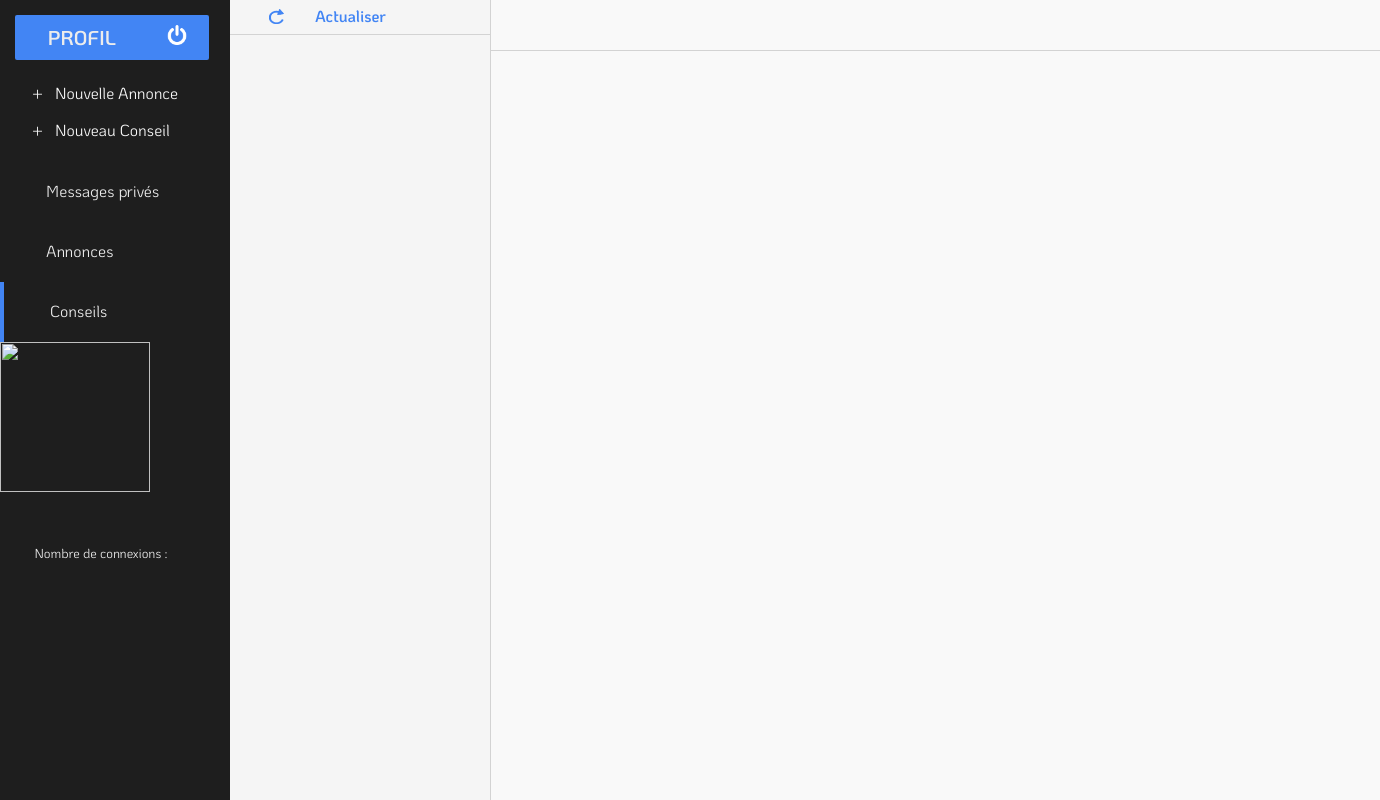
Before: /Serveur/web/force/demandes.php?e=conseil&m=none with the older database file.
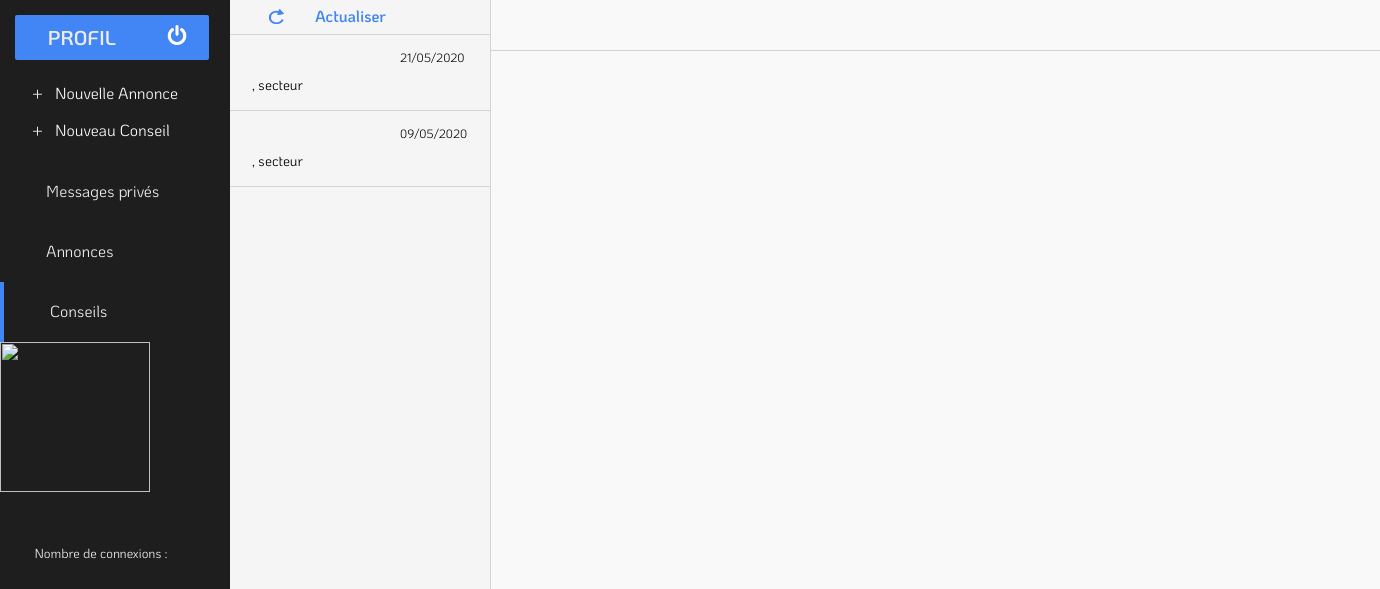
After: the same page with the newer database file.
### tables this page shows
CREATE TABLE `Conseil` (
  `idConseil` int(255) UNSIGNED NOT NULL,
  `objet` varchar(255) NOT NULL,
  `texte` text NOT NULL,
  `created_at` datetime NOT NULL DEFAULT CURRENT_TIMESTAMP,
  `updated_at` datetime NOT NULL DEFAULT CURRENT_TIMESTAMP ON UPDATE CURRENT_TIMESTAMP,
  `ouvert` tinyint(1) NOT NULL DEFAULT '0'
);

### Serveur/web/force/conseil.php (called while the page is built)
<?php include("../script/chargerInfos.php");?>
<?php include("../script/afficherInfos.php"); ?>

### Serveur/web/script/chargerInfos.php (called while the page is built, shortened)
<?php
if ($_SESSION['chambre'] == 'CCI' or $_SESSION['chambre'] == 'CA' or $_SESSION['chambre'] == 'CMA') {
    $categorie = array(
        'EN_COURS',
        'VALIDE',
        'REFUSE'
    );
    foreach ($categorie as $cat) {
        $_SESSION[$cat] = null;
        $requete = $bdd->prepare('SELECT * FROM Utilisateur WHERE demande = ? AND chambre = ? ORDER BY created_at DESC');
        $requete->execute(array(
            $cat,
            $_SESSION['chambre']
        ));
        while ($resultat = $requete->fetch()) {
            $_SESSION[$cat][] = $resultat;
        }
    }
}
else {
    $categorie = array(
        'ANNONCE',
        'CONSEIL',
    );
    foreach ($categorie as $cat) {
        switch ($cat) {
            case 'ANNONCE':
                $requete = $bdd->query('SELECT * FROM `Annonce` ORDER BY created_at DESC');
            break;
            case 'CONSEIL':
                $requete = $bdd->query('SELECT * FROM Conseil ORDER BY created_at DESC');
            break;
        }
    }
}
?>

### Serveur/web/chambre/page/listeOngletsChambre.php (the view)
<?php
if (!empty($_SESSION[$onglet])) {
    $nb = 0;
    if (isset($_SESSION[$onglet]))
        $nb = count($_SESSION[$onglet]);
    for ($i = 0; $i < $nb; $i++) {
        $affiche               = $_SESSION[$onglet][$i];
        $msgOuvert             = $_SESSION[$onglet][$i]['ouvert'];
        $dateSQL               = substr($affiche['created_at'], 0, 10);
        $reverseDate           = implode('/', array_reverse(explode('-', $dateSQL)));
        $date                  = "<time id='date-reception'>" . $reverseDate . "</time>";
        $nomPrenom             = $affiche['nomUtilisateur'] . ' ' . $affiche['prenomUtilisateur'];
        $onglet_affiche        = $date . '<h9>' . trunc($nomPrenom, 15) . '</h9>' . '<td>' . '<h10>' . trunc($affiche['nomSociete'], 18) . ', ' . 'secteur ' . $affiche['secteur'] . '</h10>';
        $onglet_affiche_clique = $date . '<h9>' . trunc($nomPrenom, 15) . '</h9>' . '<td>' . '<h10>' . trunc($affiche['nomSociete'], 18) . ', ' . 'secteur ' . $affiche['secteur'] . '</h10>';
        if ($_GET['m'] != 'none') {
            switch ($_GET['e']) {
                case 'attente':
                    attenteNonLu($_GET['m']);
                    break;
                case 'accepte':
                    valideNonLu($_GET['m']);
                    break;
                case 'refuse':
                    refuseNonLu($_GET['m']);
                    break;
            }
            if ($msgOuvert == 0) {
                if ($i == $_GET['m']) {
                    echo " <div class='onglet-msg-selected' onclick=window.location.href='demandes.php?e=" . $lien . "&m=" . $i . "'" . ">$onglet_affiche_clique</div> ";
                } else {
                    echo " <div class='onglet-non-lu' onclick=window.location.href='demandes.php?e=" . $lien . "&m=" . $i . "'" . ">$onglet_affiche</div> ";
                }
            } else {
                if ($i == $_GET['m']) {
                    echo " <div class='onglet-msg-selected' onclick=window.location.href='demandes.php?e=" . $lien . "&m=" . $i . "'" . ">$onglet_affiche_clique</div> ";
                } else {
                    echo " <div class='onglet-msg' onclick=window.location.href='demandes.php?e=" . $lien . "&m=" . $i . "'" . ">$onglet_affiche</div> ";
                }
            }
        } else {
            if ($msgOuvert == 0) {
                echo " <div class='onglet-non-lu' onclick=window.location.href='demandes.php?e=" . $lien . "&m=" . $i . "'" . ">$onglet_affiche</div> ";
            } else {
                echo " <div class='onglet-msg' onclick=window.location.href='demandes.php?e=" . $lien . "&m=" . $i . "'" . ">$onglet_affiche</div> ";
            }
        }
    }
}
?>

### Serveur/web/script/afficherInfos.php (shortened to what this page needs)
<?php
switch ($_GET['e']) {
    case 'conseil':
        $onglet = "CONSEIL";
        $lien   = 'conseil';
    break;
}
?>
<section id="pan-content">
  <div id="barre-refresh">
    <img class="refresh-rapide" src="../images/refresh.png" onclick="window.location.href='demandes.php?e=<?= $lien ?>&m=none'" />
    <em onclick="window.location.href='demandes.php?e=<?= $lien ?>&m=none'">Actualiser</em>
  </div>
  <div id="barre-actions">
  </div>
  <nav id="liste-onglets">
    <?php
    if($_SESSION['chambre'] == 'G' OR $_SESSION['chambre'] == 'P') {
        include "../force/page/listeOngletsForce.php";
    }
    else {
        include "../chambre/page/listeOngletsChambre.php";
    }
    ?>
  </nav>
</section>

Changed rows visible on the page:
added conseil: created_at "21/05/2020"
added conseil: created_at "09/05/2020"
Other visible differences:
new list line: ", secteur"
